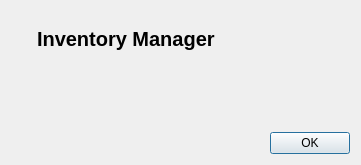
<?xml version="1.0" encoding="UTF-8"?>
<ui version="4.0">
 <class>About</class>
 <widget class="QDialog" name="About">
  <property name="geometry">
   <rect>
    <x>0</x>
    <y>0</y>
    <width>361</width>
    <height>165</height>
   </rect>
  </property>
  <property name="windowTitle">
   <string>Settings</string>
  </property>
  <layout class="QHBoxLayout" name="horizontalLayout">
   <item>
    <layout class="QGridLayout" name="gridLayout">
     <item row="0" column="2">
      <layout class="QVBoxLayout" name="verticalLayout">
       <item>
        <widget class="QLabel" name="label">
         <property name="font">
          <font>
           <pointsize>15</pointsize>
           <weight>75</weight>
           <bold>true</bold>
          </font>
         </property>
         <property name="text">
          <string>Inventory Manager</string>
         </property>
        </widget>
       </item>
       <item>
        <widget class="QLabel" name="label_2">
         <property name="text">
          <string/>
         </property>
        </widget>
       </item>
       <item>
        <layout class="QHBoxLayout" name="horizontalLayout_2">
         <item>
          <spacer name="horizontalSpacer">
           <property name="orientation">
            <enum>Qt::Horizontal</enum>
           </property>
           <property name="sizeHint" stdset="0">
            <size>
             <width>40</width>
             <height>20</height>
            </size>
           </property>
          </spacer>
         </item>
         <item>
          <widget class="QPushButton" name="btnClose">
           <property name="sizePolicy">
            <sizepolicy hsizetype="Minimum" vsizetype="Fixed">
             <horstretch>0</horstretch>
             <verstretch>0</verstretch>
            </sizepolicy>
           </property>
           <property name="maximumSize">
            <size>
             <width>100</width>
             <height>16777215</height>
            </size>
           </property>
           <property name="text">
            <string>OK</string>
           </property>
           <property name="checkable">
            <bool>false</bool>
           </property>
          </widget>
         </item>
        </layout>
       </item>
      </layout>
     </item>
     <item row="0" column="1">
      <layout class="QVBoxLayout" name="verticalLayout_2">
       <item>
        <widget class="QLabel" name="lblIcon">
         <property name="text">
          <string/>
         </property>
        </widget>
       </item>
       <item>
        <spacer name="verticalSpacer">
         <property name="orientation">
          <enum>Qt::Vertical</enum>
         </property>
         <property name="sizeHint" stdset="0">
          <size>
           <width>20</width>
           <height>40</height>
          </size>
         </property>
        </spacer>
       </item>
      </layout>
     </item>
    </layout>
   </item>
  </layout>
 </widget>
 <resources/>
 <connections/>
</ui>
